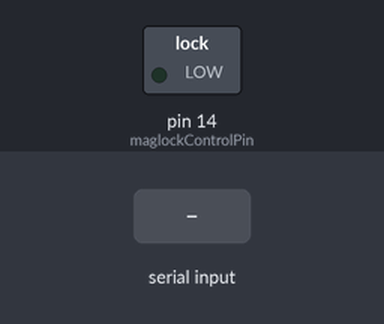
Simulated run of this sketch. Board: Arduino Uno, built with avr-gcc and run on an emulated ATmega328P. On the bench: switched loads named in the sketch (green lamp = pin HIGH). Inputs (shaded band) come from the test bench.

Above: at 1.2 s.
1.3 s: "1" received over Serial
At 2.9 s:
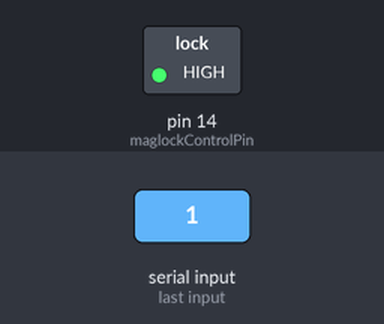
3.8 s: "0" received over Serial
At 6.1 s:
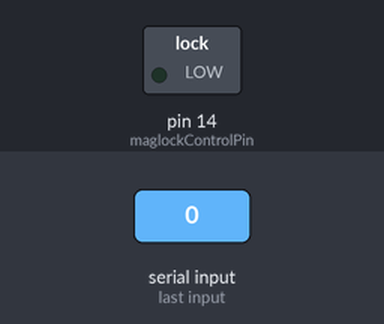
Timing chart, 0 to 7.6 s (numbered marks = the images above; inputs shaded):
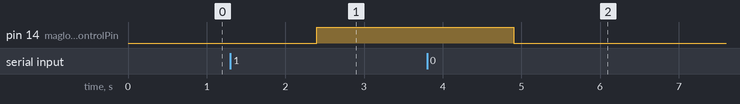

Measured:
- after the input at 1.3 s, pin 14 (maglockControlPin): LOW → HIGH after 1.1 s
- after the input at 3.8 s, pin 14 (maglockControlPin): HIGH → LOW after 1.1 s

The sketch:

maglock.ino
```cpp
/*
 *
 * Controls a maglock or other dual state (on/off) actuator.
 * (eg. https://www.amazon.ca/gp/product/B00JERC00S/ref=ppx_yo_dt_b_asin_title_o02_s00?ie=UTF8&psc=1)
 *
 * USAGE
 *
 * Send 0 to unlock/disable the maglock. Send 1 to lock/enable it.
 * Send values as ASCII characters.
 * CR and NL are ignored.
 * Errant values are ignored.
 *
 * Tested on an Arduino Uno.
 *
 * Attach to maglock via amplifier.
 * (eg. https://www.amazon.ca/gp/product/B07F7SV84V/ref=ppx_yo_dt_b_search_asin_title?ie=UTF8&psc=1)
 * Other electronics may be required, such as a flyback diode.
 *
 * contact: Nicholas Stedman - nick@devicist.com
*/


// #define DEBUG                             // uncomment to debug to console

const int maglockControlPin = 14;
int maglockControlVal = 0;                // assign default state
const int buttonPin = 12;                 // unused button on board

void setup() {
  pinMode(maglockControlPin, OUTPUT);
  pinMode(buttonPin, INPUT_PULLUP);
  Serial.begin(9600);
}

void loop() {
  if (Serial.available()) {
    String maglockSetterString = Serial.readString();
    maglockSetterString.trim();
#ifdef DEBUG
      Serial.print(maglockSetterString + " - ");
#endif

    if(maglockSetterString.equals("0")) {
      maglockControlVal = 0;
#ifdef DEBUG
      Serial.println("unlock");
#endif
    }

    else if(maglockSetterString.equals("1")) {
      maglockControlVal = 1;
#ifdef DEBUG
      Serial.println("lock");
#endif
    }

    else {
#ifdef DEBUG
      Serial.println("invalid input");
#endif
    }
  }

  digitalWrite(maglockControlPin, maglockControlVal);
  delay(100);                             // rate limit state change
}
```
